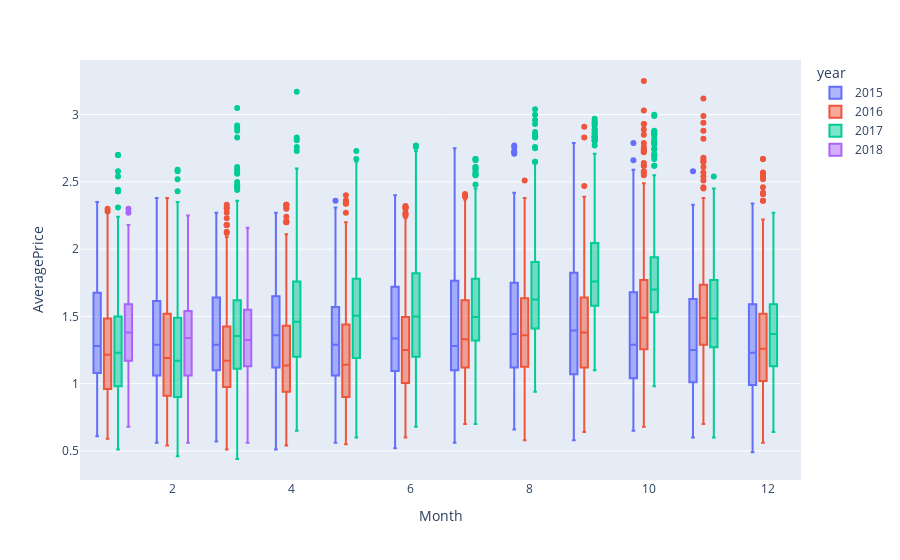

The cell this chart's notebook holds for it:
### Code cell
fig02 = px.box(df,x ='Month',y ='AveragePrice',color = 'year')
fig02

### Figure 1 — Plotly figure (JSON) as saved in the notebook; plotly's stock layout.template omitted (floating-point values rounded to 4 significant figures; data arrays with more than 128 entries replaced by an {"elided": "..."} marker saying what was removed)
{"data": [{"alignmentgroup": "True", "hovertemplate": "year=2015<br>Month=%{x}<br>AveragePrice=%{y}<extra></extra>", "legendgroup": "2015", "marker": {"color": "#636efa"}, "name": "2015", "notched": false, "offsetgroup": "2015", "orientation": "v", "showlegend": true, "type": "box", "x": {"elided": "5615 int values"}, "x0": " ", "xaxis": "x", "y": {"elided": "5615 float values"}, "y0": " ", "yaxis": "y"}, {"alignmentgroup": "True", "hovertemplate": "year=2016<br>Month=%{x}<br>AveragePrice=%{y}<extra></extra>", "legendgroup": "2016", "marker": {"color": "#EF553B"}, "name": "2016", "notched": false, "offsetgroup": "2016", "orientation": "v", "showlegend": true, "type": "box", "x": {"elided": "5616 int values"}, "x0": " ", "xaxis": "x", "y": {"elided": "5616 float values"}, "y0": " ", "yaxis": "y"}, {"alignmentgroup": "True", "hovertemplate": "year=2017<br>Month=%{x}<br>AveragePrice=%{y}<extra></extra>", "legendgroup": "2017", "marker": {"color": "#00cc96"}, "name": "2017", "notched": false, "offsetgroup": "2017", "orientation": "v", "showlegend": true, "type": "box", "x": {"elided": "5722 int values"}, "x0": " ", "xaxis": "x", "y": {"elided": "5722 float values"}, "y0": " ", "yaxis": "y"}, {"alignmentgroup": "True", "hovertemplate": "year=2018<br>Month=%{x}<br>AveragePrice=%{y}<extra></extra>", "legendgroup": "2018", "marker": {"color": "#ab63fa"}, "name": "2018", "notched": false, "offsetgroup": "2018", "orientation": "v", "showlegend": true, "type": "box", "x": {"elided": "1296 int values"}, "x0": " ", "xaxis": "x", "y": {"elided": "1296 float values"}, "y0": " ", "yaxis": "y"}], "layout": {"autosize": true, "boxmode": "group", "legend": {"title": {"text": "year"}, "tracegroupgap": 0}, "margin": {"t": 60}, "xaxis": {"anchor": "y", "autorange": true, "domain": [0, 1], "range": [0.4604, 12.54], "title": {"text": "Month"}, "type": "linear"}, "yaxis": {"anchor": "x", "autorange": true, "domain": [0, 1], "range": [0.2839, 3.406], "title": {"text": "AveragePrice"}, "type": "linear"}}}
